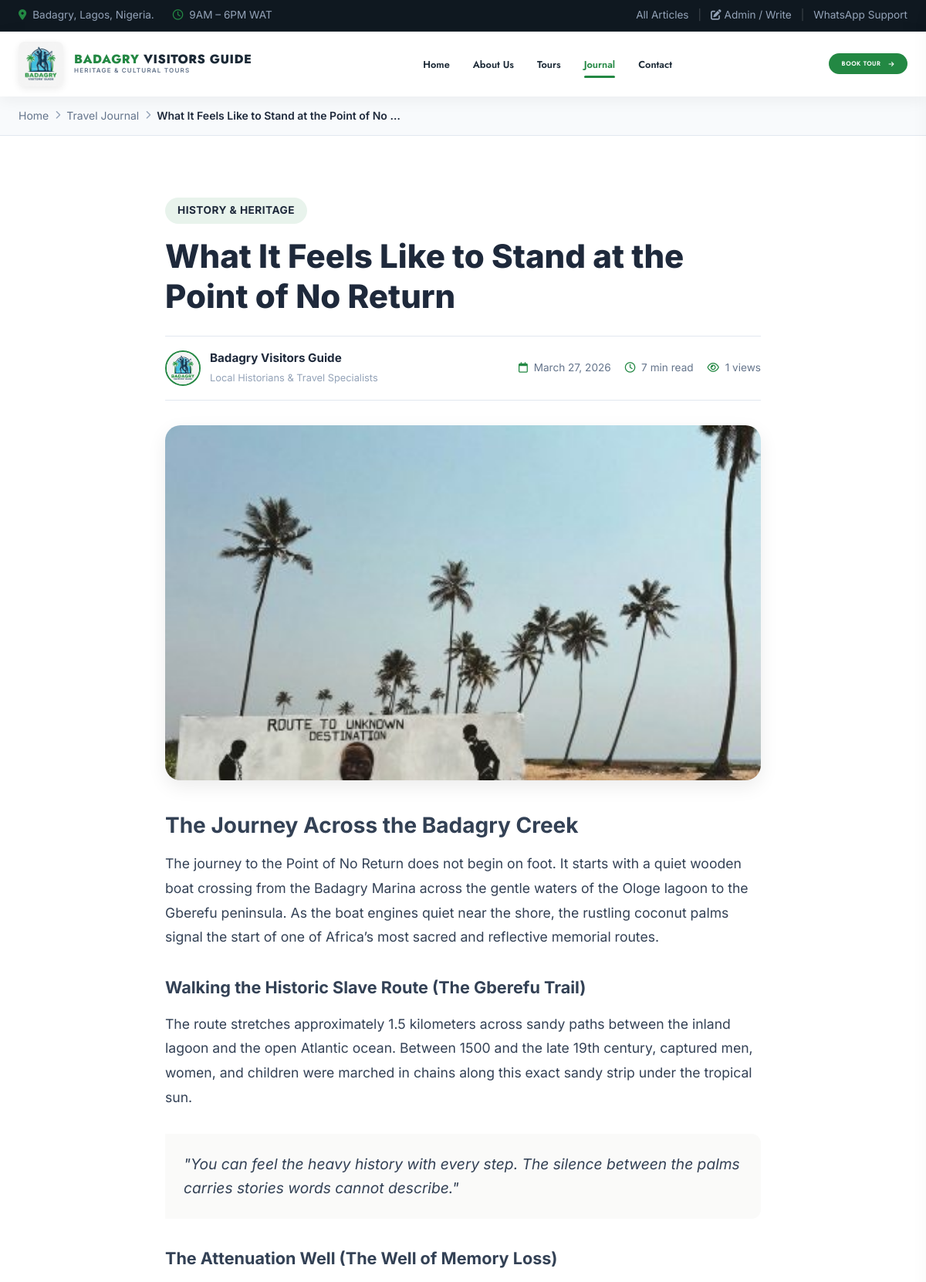
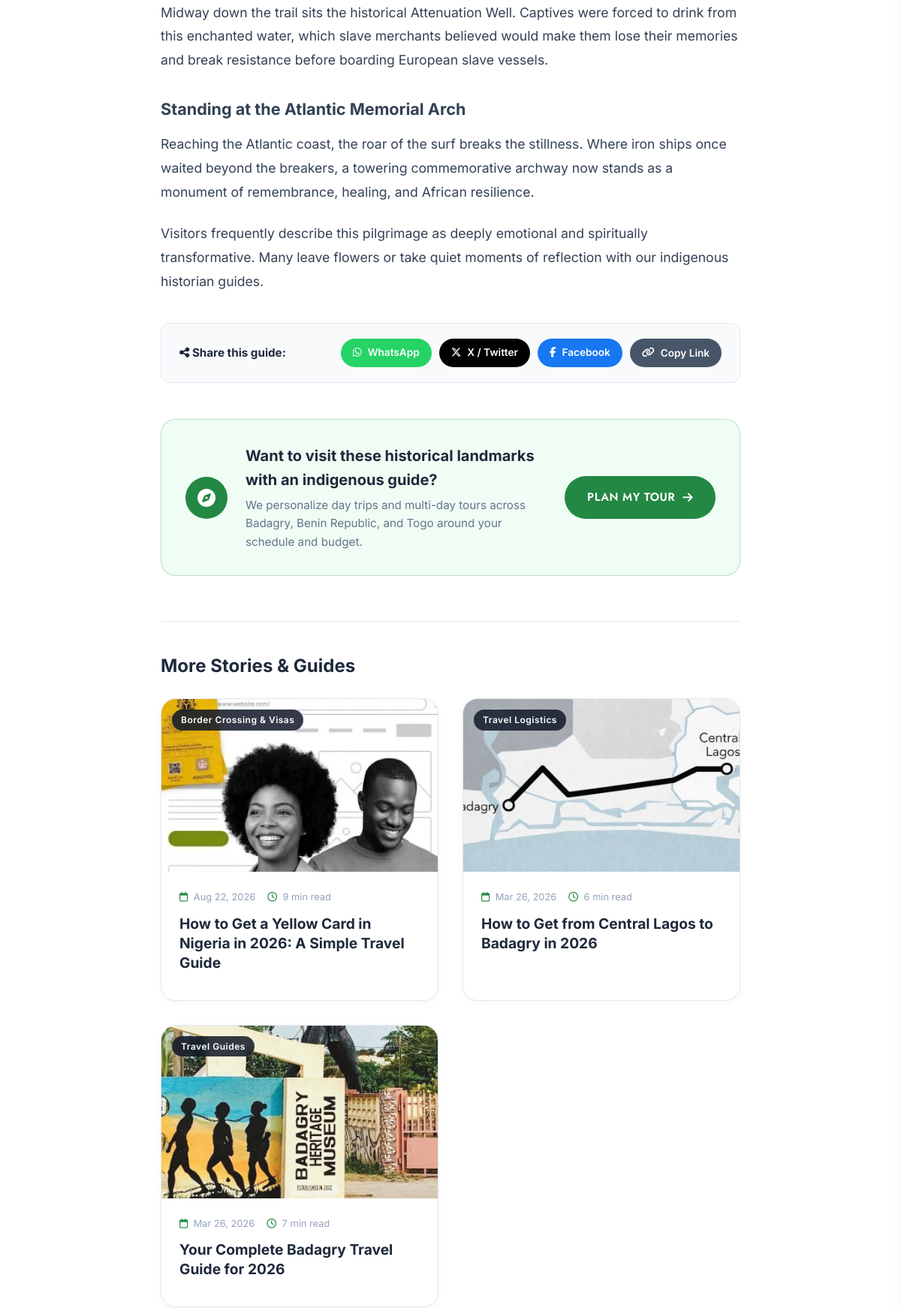
/blog/what-it-feels-like-to-stand-at-point-of-no-return (upper part), run on the app's committed database (2 pictures, top to bottom).
### tables this page shows
CREATE TABLE posts (
            id INTEGER PRIMARY KEY AUTOINCREMENT,
            title TEXT NOT NULL,
            slug TEXT UNIQUE NOT NULL,
            excerpt TEXT,
            content TEXT NOT NULL,
            featured_image TEXT,
            author TEXT DEFAULT 'Badagry Visitors Guide',
            category TEXT DEFAULT 'Travel Guide',
            read_time TEXT DEFAULT '5 min read',
            views INTEGER DEFAULT 0,
            published_at DATETIME DEFAULT CURRENT_TIMESTAMP,
            status TEXT DEFAULT 'published'
        );

### post.php (the view, shortened to what this page needs)
<?php
$db = getDB();
$slug = trim($_GET['slug'] ?? '');
$id = (int)($_GET['id'] ?? 0);
$post = null;
if ($slug !== '') {
    $stmt = $db->prepare("SELECT * FROM posts WHERE slug = :slug AND status = 'published' LIMIT 1");
    $stmt->execute([':slug' => $slug]);
    $post = $stmt->fetch();
} elseif ($id > 0) {
    $stmt = $db->prepare("SELECT * FROM posts WHERE id = :id AND status = 'published' LIMIT 1");
    $stmt->execute([':id' => $id]);
    $post = $stmt->fetch();
}
if ($post) {
    $db->prepare("UPDATE posts SET views = views + 1 WHERE id = :id")->execute([':id' => $post['id']]);
    $relStmt = $db->prepare("
        SELECT id, title, slug, excerpt, featured_image, category, read_time, published_at
        FROM posts
        WHERE id != :id AND status = 'published'
        ORDER BY (category = :cat) DESC, published_at DESC
        LIMIT 3
    ");
    $relStmt->execute([':id' => $post['id'], ':cat' => $post['category']]);
    $relatedPosts = $relStmt->fetchAll();
} else {
    http_response_code(404);
}
$cleanSlug = $post['slug'] ?? '';
$pageUrl = "https://badagryvisitorsguide.rav.com.ng/blog/" . urlencode($cleanSlug);
?>
<!DOCTYPE html>
<html lang="en">
<head>
  <link rel="stylesheet" href="https://cdnjs.cloudflare.com/ajax/libs/font-awesome/6.5.1/css/all.min.css" />
  <link rel="stylesheet" href="/style.css" />
</head>
<body>
  <header class="header-wrapper">
    <div class="top-bar">
      <div class="site-container top-bar-container">
        <div class="top-bar-left">
          <span class="info-item">
            <i class="fa-solid fa-location-dot"></i> Badagry, Lagos, Nigeria.
          </span>
          <span class="info-item">
            <i class="fa-regular fa-clock"></i> 9AM – 6PM WAT
          </span>
        </div>
        <div class="top-bar-right">
          <div class="top-links">
            <a href="/blog/">All Articles</a>
            <span class="divider">|</span>
            <a href="/admin"><i class="fa-solid fa-pen-to-square"></i> Admin / Write</a>
            <span class="divider">|</span>
            <a href="http://wa.me/+2347056989224?text=from+google+map+or+site" target="_blank" rel="noopener">WhatsApp Support</a>
          </div>
        </div>
      </div>
    </div>
    <nav class="main-navbar" id="mainNavbar">
      <div class="site-container nav-container">
        <a href="/" class="brand-logo">
          <img src="/assets/logo.jpg" alt="Badagry Visitors Guide Logo" class="brand-logo-img" />
          <div class="brand-text">
            <span class="logo-main">BADAGRY <strong>VISITORS GUIDE</strong></span>
            <span class="logo-sub">Heritage &amp; Cultural Tours</span>
          </div>
        </a>
        <ul class="nav-menu">
          <li class="nav-item"><a href="/" class="nav-link">Home</a></li>
          <li class="nav-item"><a href="/#about" class="nav-link">About Us</a></li>
          <li class="nav-item"><a href="/#tours" class="nav-link">Tours</a></li>
          <li class="nav-item"><a href="/blog/" class="nav-link active">Journal</a></li>
          <li class="nav-item"><a href="http://wa.me/+2347056989224?text=from+google+map+or+site" target="_blank"
              rel="noopener" class="nav-link">Contact</a></li>
        </ul>
        <div class="nav-actions">
          <a href="http://wa.me/+2347056989224?text=from+google+map+or+site" target="_blank" rel="noopener"
            class="btn btn-primary nav-book-btn">
            <span>Book Tour</span>
            <i class="fa-solid fa-arrow-right"></i>
          </a>
        </div>
      </div>
    </nav>
  </header>
  <?php if (!$post): ?>
    <section class="section-padding">
      <div class="site-container text-center">
        <div class="blog-empty-state">
          <i class="fa-solid fa-circle-question empty-icon"></i>
          <h2>Article Not Found</h2>
          <p>The travel article you are looking for does not exist or has been moved.</p>
          <a href="/blog/" class="btn btn-primary mt-3"><i class="fa-solid fa-arrow-left"></i> Return to Travel Journal</a>
        </div>
      </div>
    </section>
  <?php else: ?>
    <div class="blog-breadcrumb-bar">
      <div class="site-container">
        <nav class="breadcrumb-nav">
          <a href="/">Home</a>
          <span class="sep"><i class="fa-solid fa-chevron-right"></i></span>
          <a href="/blog/">Travel Journal</a>
          <span class="sep"><i class="fa-solid fa-chevron-right"></i></span>
          <span class="current"><?= htmlspecialchars($post['title']) ?></span>
        </nav>
      </div>
    </div>
    <article class="article-detail-section section-padding">
      <div class="site-container article-container">
        <header class="article-header">
          <div class="article-category-badge"><?= htmlspecialchars($post['category']) ?></div>
          <h1 class="article-title"><?= htmlspecialchars($post['title']) ?></h1>
          <div class="article-meta-row">
            <div class="article-author">
              <img src="/assets/logo.jpg" alt="<?= htmlspecialchars($post['author']) ?>" class="author-avatar" />
              <div>
                <span class="author-name"><?= htmlspecialchars($post['author']) ?></span>
                <span class="author-role">Local Historians &amp; Travel Specialists</span>
              </div>
            </div>
            <div class="article-dates">
              <span><i class="fa-regular fa-calendar"></i> <?= date('F d, Y', strtotime($post['published_at'])) ?></span>
              <span><i class="fa-regular fa-clock"></i> <?= htmlspecialchars($post['read_time']) ?></span>
              <span><i class="fa-regular fa-eye"></i> <?= number_format($post['views']) ?> views</span>
            </div>
          </div>
        </header>
        <?php if (!empty($post['featured_image'])): ?>
          <div class="article-hero-img-wrap">
            <img src="/<?= ltrim(htmlspecialchars($post['featured_image']), '/') ?>" alt="<?= htmlspecialchars($post['title']) ?>" class="article-hero-img" />
          </div>
        <?php endif; ?>
        <div class="article-body">
          <?= $post['content'] ?>
        </div>
        <div class="article-share-box">
          <span class="share-label"><i class="fa-solid fa-share-nodes"></i> Share this guide:</span>
          <div class="share-buttons">
            <a href="https://api.whatsapp.com/send?text=<?= urlencode($post['title'] . ' ' . $pageUrl) ?>" target="_blank" rel="noopener"
              class="share-btn share-wa" aria-label="Share on WhatsApp">
              <i class="fa-brands fa-whatsapp"></i> WhatsApp
            </a>
            <a href="https://twitter.com/intent/tweet?text=<?= urlencode($post['title']) ?>&url=<?= urlencode($pageUrl) ?>" target="_blank" rel="noopener"
              class="share-btn share-tw" aria-label="Share on X Twitter">
              <i class="fa-brands fa-x-twitter"></i> X / Twitter
            </a>
            <a href="https://www.facebook.com/sharer/sharer.php?u=<?= urlencode($pageUrl) ?>" target="_blank" rel="noopener"
              class="share-btn share-fb" aria-label="Share on Facebook">
              <i class="fa-brands fa-facebook-f"></i> Facebook
            </a>
            <button onclick="navigator.clipboard.writeText('<?= $pageUrl ?>'); alert('Link copied to clipboard!');"
              class="share-btn share-copy" aria-label="Copy Link">
              <i class="fa-solid fa-link"></i> Copy Link
            </button>
          </div>
        </div>
        <div class="article-cta-box">
          <div class="cta-box-icon"><i class="fa-solid fa-compass"></i></div>
          <div class="cta-box-text">
            <h3>Want to visit these historical landmarks with an indigenous guide?</h3>
            <p>We personalize day trips and multi-day tours across Badagry, Benin Republic, and Togo around your schedule and budget.</p>
          </div>
          <a href="http://wa.me/+2347056989224?text=<?= urlencode('Hello, I read the article "' . $post['title'] . '" and would like to plan a tour.') ?>"
            target="_blank" rel="noopener" class="btn btn-primary">
            Plan My Tour <i class="fa-solid fa-arrow-right"></i>
          </a>
        </div>
        <?php if (!empty($relatedPosts)): ?>
          <div class="article-related-section">
            <h3 class="related-title">More Stories &amp; Guides</h3>
            <div class="blog-grid related-grid">
              <?php foreach ($relatedPosts as $rel): ?>
                <article class="blog-card">
                  <div class="blog-card-img-wrap">
                    <a href="/blog/<?= urlencode($rel['slug']) ?>">
                      <img src="/<?= ltrim(htmlspecialchars($rel['featured_image'] ?: 'assets/images/Point-of-No-Return-420x347.jpg'), '/') ?>"
                        alt="<?= htmlspecialchars($rel['title']) ?>" loading="lazy" />
                    </a>
                    <span class="blog-card-badge"><?= htmlspecialchars($rel['category']) ?></span>
                  </div>
                  <div class="blog-card-body">
                    <div class="blog-card-meta">
                      <span><i class="fa-regular fa-calendar"></i> <?= date('M d, Y', strtotime($rel['published_at'])) ?></span>
                      <span><i class="fa-regular fa-clock"></i> <?= htmlspecialchars($rel['read_time']) ?></span>
                    </div>
                    <h4 class="blog-card-title">
                      <a href="/blog/<?= urlencode($rel['slug']) ?>"><?= htmlspecialchars($rel['title']) ?></a>
                    </h4>
                  </div>
                </article>
              <?php endforeach; ?>
            </div>
          </div>
        <?php endif; ?>
      </div>
    </article>
  <?php endif; ?>
</body>
</html>

### data on the page
posts: title "What It Feels Like to Stand at the Point of No…", category "HISTORY & HERITAGE", title "What It Feels Like to Stand at the Point of No Return", author "Badagry Visitors Guide", published_at "March 27, 2026", read_time "7 min read", views "1", featured_image (picture), content "The Journey Across the Badagry Creek The journey to the Point of No Return does not begin on foot. It starts with a quiet wooden boat crossing from the Badagry Marina across the gentle waters of the Ologe lagoon to the Gberefu peninsula. As the boat engines quiet near the shore, the rustling coconut palms signal the start of one of Africa’s most sacred and reflective memorial routes. Walking the Historic Slave Route (The Gberefu Trail) The route stretches approximately 1.5 kilometers across sandy paths between the inland lagoon and the open Atlantic ocean. Between 1500 and the late 19th century, captured men, women, and children were marched in chains along this exact sandy strip under the…"
posts: featured_image (picture), category "Border Crossing & Visas", published_at "Aug 22, 2026", read_time "9 min read", title "How to Get a Yellow Card in Nigeria in 2026: A Simple Travel Guide"
posts: featured_image (picture), category "Travel Logistics", published_at "Mar 26, 2026", read_time "6 min read", title "How to Get from Central Lagos to Badagry in 2026"
posts: featured_image (picture), category "Travel Guides", published_at "Mar 26, 2026", read_time "7 min read", title "Your Complete Badagry Travel Guide for 2026"
